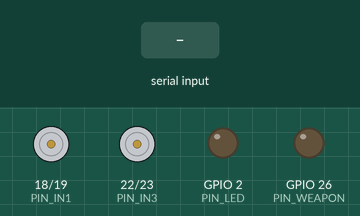
Simulated run of this sketch. Board: ESP32. Parts: motor-driver pin pairs drawn as motors (green arrow = first pin HIGH = forward, orange = second pin HIGH = backward, longer = more drive), output pins drawn as LEDs (lit = HIGH). The inputs (shaded band) are chosen by the test bench. Nothing arrives over Bluetooth unless stated; what the sketch prints to the serial monitor is not drawn.

Above: at 1.2 s.
1.3 s: "F" received over the second serial link
At 1.7 s:
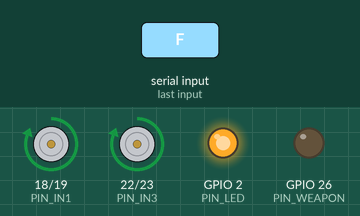
3.3 s: "B" received over the second serial link
At 3.7 s:
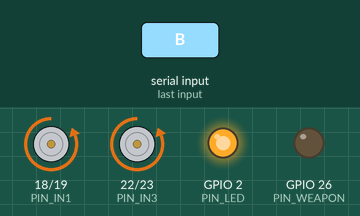
5.3 s: "L" received over the second serial link
At 5.6 s:
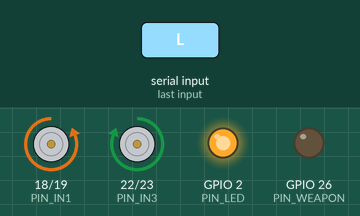
7.3 s: "R" received over the second serial link
At 7.7 s:
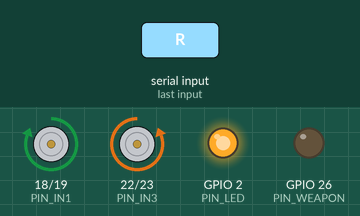
9.3 s: "S" received over the second serial link
At 9.7 s:
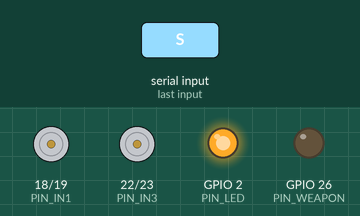
11.3 s: "W" received over the second serial link
At 11.7 s:
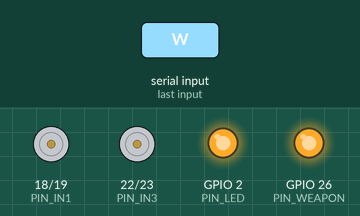
Timing chart, 0 to 14.3 s (numbered marks = the images above; inputs shaded):
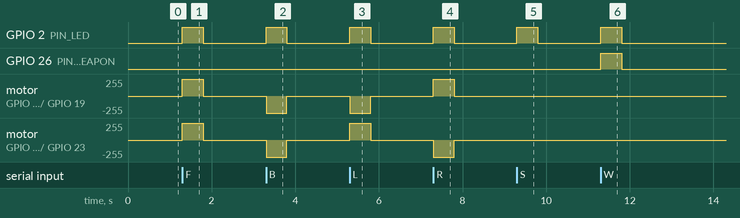

Measured:
- after the input at 1.3 s, GPIO 2 (PIN_LED): LOW → HIGH at once, → LOW 0.50 s later; motor on GPIO 18 (PIN_IN1) / GPIO 19 (PIN_IN2), motor on GPIO 22 (PIN_IN3) / GPIO 23 (PIN_IN4): stopped → forward 255/255 at once, → stopped 0.50 s later
- after the input at 3.3 s, GPIO 2 (PIN_LED): LOW → HIGH at once, → LOW 0.50 s later; motor on GPIO 18 (PIN_IN1) / GPIO 19 (PIN_IN2), motor on GPIO 22 (PIN_IN3) / GPIO 23 (PIN_IN4): stopped → backward 255/255 at once, → stopped 0.50 s later
- after the input at 5.3 s, GPIO 2 (PIN_LED): LOW → HIGH at once, → LOW 0.50 s later; motor on GPIO 18 (PIN_IN1) / GPIO 19 (PIN_IN2): stopped → backward 255/255 at once, → stopped 0.50 s later; motor on GPIO 22 (PIN_IN3) / GPIO 23 (PIN_IN4): stopped → forward 255/255 at once, → stopped 0.50 s later
- after the input at 7.3 s, GPIO 2 (PIN_LED): LOW → HIGH at once, → LOW 0.50 s later; motor on GPIO 18 (PIN_IN1) / GPIO 19 (PIN_IN2): stopped → forward 255/255 at once, → stopped 0.50 s later; motor on GPIO 22 (PIN_IN3) / GPIO 23 (PIN_IN4): stopped → backward 255/255 at once, → stopped 0.50 s later
- after the input at 9.3 s, GPIO 2 (PIN_LED): LOW → HIGH at once, → LOW 0.50 s later
- after the input at 11.3 s, GPIO 2 (PIN_LED), GPIO 26 (PIN_WEAPON): LOW → HIGH at once, → LOW 0.50 s later

The sketch:

robo_combate_bluetooth.ino
```cpp
/*
 * =====================================================================================
 * PROJETO: Robô de Combate com ESP32 - VERSÃO BLUETOOTH SERIAL (OPCIONAL)
 *
 * Compatível com aplicativos de controle remoto Bluetooth como:
 *  - "Bluetooth RC Controller"
 *  - "Serial Bluetooth Terminal"
 *  - "Dabble - Bluetooth Controller"
 *
 * NOTA: O Bluetooth Classic funciona no ESP32 padrão (ESP-WROOM-32 / DevKit v1).
 * Não suportado nas variantes ESP32-S2 / ESP32-C3.
 * =====================================================================================
 */

#include "BluetoothSerial.h"

#if !defined(CONFIG_BT_ENABLED) || !defined(CONFIG_BLUEDROID_ENABLED)
#error "O Bluetooth não está ativado! Verifique as configurações da placa no Arduino IDE."
#endif

BluetoothSerial SerialBT;

// Mapeamento de pinos
const int PIN_IN1 = 18;
const int PIN_IN2 = 19;
const int PIN_IN3 = 22;
const int PIN_IN4 = 23;
const int PIN_WEAPON = 26;
const int PIN_LED = 2;

// Failsafe
const unsigned long FAILSAFE_TIMEOUT_MS = 500;
unsigned long lastCommandTime = 0;
bool failsafeTriggered = true;

int currentSpeed = 255;
bool weaponActive = false;

void stopMotors() {
  analogWrite(PIN_IN1, 0);
  analogWrite(PIN_IN2, 0);
  analogWrite(PIN_IN3, 0);
  analogWrite(PIN_IN4, 0);
}

void moveForward(int speed) {
  analogWrite(PIN_IN1, speed);
  analogWrite(PIN_IN2, 0);
  analogWrite(PIN_IN3, speed);
  analogWrite(PIN_IN4, 0);
}

void moveBackward(int speed) {
  analogWrite(PIN_IN1, 0);
  analogWrite(PIN_IN2, speed);
  analogWrite(PIN_IN3, 0);
  analogWrite(PIN_IN4, speed);
}

void spinLeft(int speed) {
  analogWrite(PIN_IN1, 0);
  analogWrite(PIN_IN2, speed);
  analogWrite(PIN_IN3, speed);
  analogWrite(PIN_IN4, 0);
}

void spinRight(int speed) {
  analogWrite(PIN_IN1, speed);
  analogWrite(PIN_IN2, 0);
  analogWrite(PIN_IN3, 0);
  analogWrite(PIN_IN4, speed);
}

void setup() {
  Serial.begin(115200);
  pinMode(PIN_IN1, OUTPUT);
  pinMode(PIN_IN2, OUTPUT);
  pinMode(PIN_IN3, OUTPUT);
  pinMode(PIN_IN4, OUTPUT);
  pinMode(PIN_WEAPON, OUTPUT);
  pinMode(PIN_LED, OUTPUT);
  stopMotors();

  // Nome do dispositivo que aparecerá ao buscar Bluetooth no celular
  SerialBT.begin("Robo-Combate-BT");
  Serial.println("[BT] Bluetooth pronto! Pareie com 'Robo-Combate-BT'.");
  lastCommandTime = millis();
}

void loop() {
  if (SerialBT.available()) {
    char cmd = SerialBT.read();
    lastCommandTime = millis();
    failsafeTriggered = false;
    digitalWrite(PIN_LED, HIGH);

    switch (cmd) {
      case 'F': // Frente
        moveForward(currentSpeed);
        break;
      case 'B': // Ré
        moveBackward(currentSpeed);
        break;
      case 'L': // Giro Esquerda
        spinLeft(currentSpeed);
        break;
      case 'R': // Giro Direita
        spinRight(currentSpeed);
        break;
      case 'S': // Parar
        stopMotors();
        break;
      case 'W': // Toggle Arma
        weaponActive = !weaponActive;
        digitalWrite(PIN_WEAPON, weaponActive ? HIGH : LOW);
        SerialBT.println(weaponActive ? "Arma: LIGADA" : "Arma: DESLIGADA");
        break;
      // Comandos de velocidade padrão do app Bluetooth RC (0 a 9 e q)
      case '0': currentSpeed = 0; break;
      case '5': currentSpeed = 130; break;
      case '9': currentSpeed = 230; break;
      case 'q': currentSpeed = 255; break;
    }
  }

  // Failsafe Watchdog
  if (!failsafeTriggered && (millis() - lastCommandTime > FAILSAFE_TIMEOUT_MS)) {
    failsafeTriggered = true;
    stopMotors();
    weaponActive = false;
    digitalWrite(PIN_WEAPON, LOW);
    digitalWrite(PIN_LED, LOW);
  }
}
```
